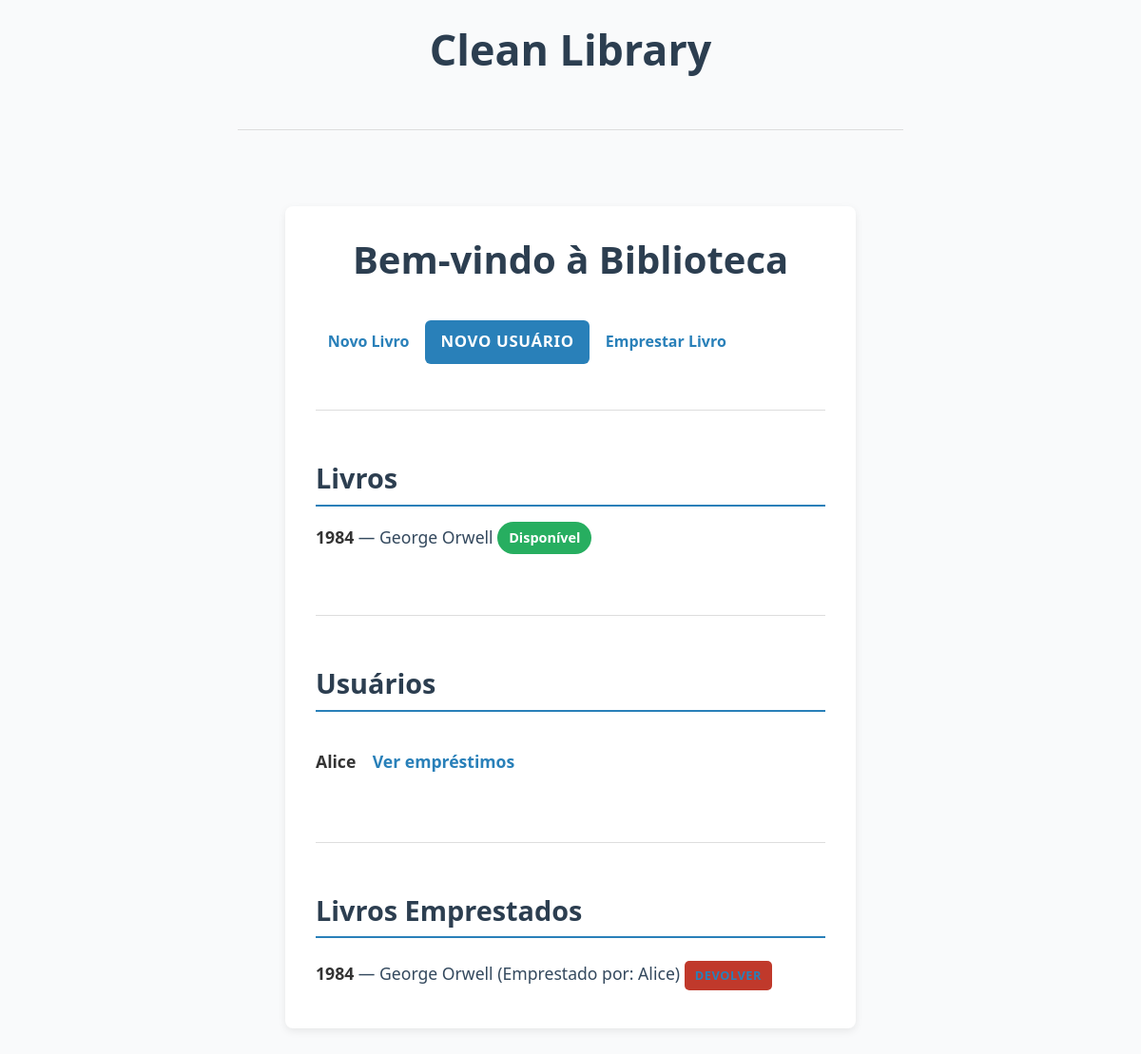
The page / on the database its author committed.
### tables this page shows
CREATE TABLE books (
    id INTEGER PRIMARY KEY AUTOINCREMENT,
    title TEXT NOT NULL,
    author TEXT NOT NULL,
    available BOOLEAN NOT NULL DEFAULT 1
);

CREATE TABLE users (
    id INTEGER PRIMARY KEY AUTOINCREMENT,
    name TEXT NOT NULL
);

### app/main.py (the view)
@app.route('/', methods=["GET"])
def home():
    books = list_books(book_repo)
    users = list_users(user_repo)
    loans = []
    for user in users:
        borrowed_books = list_books_for_user(loan_repo, user.id)
        for book in borrowed_books:
            loans.append({
                'book_id': book['id'],
                'title': book['title'],
                'author': book['author'],
                'user_name': user.name,
                'user_id': user.id,
            })
    return render_template('index.html', books=books, users=users, loans=loans)

### infra/db/database.py (called while the page is built)
def get_db_connection():
    conn = sqlite3.connect(DB_PATH)
    conn.row_factory = sqlite3.Row
    return conn

### infra/repositories/book_repository_sqlite.py (called while the page is built)
    def list_all(self) -> List[Book]:
        conn = get_db_connection()
        rows = conn.execute("SELECT * FROM books").fetchall()
        conn.close()
        return [Book(id=row["id"], title=row["title"], author=row["author"], available=bool(row["available"])) for row in rows]

### infra/repositories/loan_repository_sqlite.py (called while the page is built)
    def list_books_for_user(self, user_id: int) -> List[Mapping[str, Any]]:
        conn = get_db_connection()
        rows = conn.execute(
            """
            SELECT b.id, b.title, b.author, b.available
            FROM loans l
            JOIN books b ON b.id = l.book_id
            WHERE l.user_id = ?
            """,
            (user_id,),
        ).fetchall()
        conn.close()
        return rows

### infra/repositories/user_repository_sqlite.py (called while the page is built)
    def list_all(self) -> List[User]:
        conn = get_db_connection()
        rows = conn.execute("SELECT * FROM users").fetchall()
        conn.close()
        return [User(id=row["id"], name=row["name"]) for row in rows]

### use_cases/list_books.py (called while the page is built)
def list_books(repo: BookRepository) -> List[Book]:
    return repo.list_all()

### use_cases/list_user_loans.py (called while the page is built)
def list_books_for_user(loan_repo: LoanRepository, user_id: int) -> List[Mapping[str, Any]]:
    return loan_repo.list_books_for_user(user_id)

### use_cases/list_users.py (called while the page is built)
def list_users(repo: UserRepository) -> List[User]:
    return repo.list_all()

### app/templates/index.html (shortened to what this page needs)
{% extends 'base.html' %}
{% block content %}
<h1>Bem-vindo à Biblioteca</h1>
<div class="btn-group" role="group">
    <a href="{{ url_for('books.create') }}" class="btn btn-success">Novo Livro</a>
    <a href="{{ url_for('users.create') }}" class="btn btn-primary">Novo Usuário</a>
    <a href="{{ url_for('users.home') }}" class="btn btn-info">Emprestar Livro</a>
</div>
<hr>
<h2>Livros</h2>
{% if books %}
    <ul>
        {% for book in books %}
            <li>
                <a href="{{ url_for('books.edit', book_id=book['id']) }}">
                    <strong>{{ book['title'] }}</strong>
                </a> — {{ book['author'] }}
                <span class="badge {% if book['available'] %}badge-success{% else %}badge-danger{% endif %}">
                    {% if book['available'] %}Disponível{% else %}Emprestado{% endif %}
                </span>
            </li>
        {% endfor %}
    </ul>
{% else %}
    <p>Nenhum livro cadastrado.</p>
{% endif %}
<hr>
<h2>Usuários</h2>
{% if users %}
    <ul>
        {% for user in users %}
            <li>
                <a href="{{ url_for('users.edit', user_id=user.id) }}">
                    <strong>{{ user['name'] }}</strong>
                </a>
                <a href="{{ url_for('users.user', user_id=user.id) }}" class="btn btn-info btn-sm">Ver empréstimos</a>
            </li>
        {% endfor %}
    </ul>
{% else %}
    <p>Nenhum usuário cadastrado.</p>
{% endif %}
<hr>
<h2>Livros Emprestados</h2>
{% if loans %}
    <ul>
        {% for loan in loans %}
            <li>
                <strong>{{ loan['title'] }}</strong> — {{ loan['author'] }} (Emprestado por: {{ loan['user_name'] }})
                <a href="{{ url_for('users.return_book_route', user_id=loan['user_id'], book_id=loan['book_id']) }}" class="btn btn-danger btn-sm">Devolver</a>
            </li>
        {% endfor %}
    </ul>
{% else %}
    <p>Não há livros emprestados no momento.</p>
{% endif %}
{% endblock %}

### app/static/css/style.css (style rules this page uses)
* { box-sizing: border-box; margin: 0; padding: 0; font-family: 'Segoe UI', Tahoma, Geneva, Verdana, sans-serif; color: #333; }
body { background: #f9fafb; line-height: 1.6; padding: 1rem; min-height: 100vh; display: flex; flex-direction: column; align-items: center; }
h2 { font-size: 1.8rem; color: #34495e; margin-bottom: 1rem; border-bottom: 2px solid #2980b9; padding-bottom: 0.3rem; }
hr { border: none; height: 1px; background: #ddd; width: 100%; max-width: 700px; margin: 3rem 0; }
.badge { display: inline-block; padding: 0.35rem 0.75rem; border-radius: 20px; font-weight: 700; font-size: 0.9rem; color: white; user-select: none; }
.badge-success { background-color: #27ae60; }
.btn-primary { background: #2980b9; color: white; padding: 0.65rem 1rem; border: none; border-radius: 6px; font-weight: 700; font-size: 1.05rem; cursor: pointer; text-transform: uppercase; letter-spacing: 0.04em; transition: background-color 0.3s ease; }
a.btn { display: inline-block; margin-top: 1rem; color: #2980b9; text-decoration: none; font-weight: 600; padding: 0.4rem 0.8rem; border-radius: 5px; transition: background-color 0.3s ease, color 0.3s ease; }
.btn-danger { background-color: #c0392b; color: white; padding: 0.5rem 1rem; border: none; border-radius: 6px; font-weight: 700; font-size: 0.9rem; cursor: pointer; text-transform: uppercase; letter-spacing: 0.04em; transition: background-color 0.3s ease; margin-top: 0.8rem; align-self: flex-start; }
.btn-danger.btn-sm { padding: 0.3rem 0.7rem; font-size: 0.8rem; border-radius: 5px; margin-top: 0.5rem; }
h1, h2 { color: #2c3e50; margin-bottom: 1rem; font-weight: 900; }
h1 { font-size: 2.5rem; text-align: center; }
h2 { font-size: 1.8rem; border-bottom: 2px solid #2980b9; padding-bottom: 0.3rem; }
ul { list-style-type: none; padding-left: 0; }
li { margin-bottom: 1rem; font-size: 1.1rem; color: #34495e; }
a { color: #2980b9; text-decoration: none; font-weight: 600; transition: color 0.3s ease, background-color 0.3s ease; }
button, .btn-primary { background: #2980b9; color: #fff; border: none; padding: 0.6rem 1rem; border-radius: 6px; font-weight: 700; text-transform: uppercase; letter-spacing: 0.04em; cursor: pointer; transition: background-color 0.3s ease; font-size: 1.05rem; }
.badge { display: inline-block; padding: 0.35rem 0.75rem; border-radius: 20px; font-weight: 700; font-size: 0.9rem; color: white; user-select: none; cursor: pointer; transition: background-color 0.3s ease; }
a.btn.btn-primary { background-color: #2980b9; color: white; padding: 0.6rem 1rem; border-radius: 6px; font-weight: 700; text-transform: uppercase; letter-spacing: 0.04em; transition: background-color 0.3s ease, color 0.3s ease; display: inline-block; text-align: center; }
ul { list-style: none; padding: 0; margin: 0; margin: 0; }
li { display: inline-block; margin-right: 16px; }

### rows shown on the page
books: title "1984", author "George Orwell", available "Disponível", title "1984", author "George Orwell"
users: name "Alice", user_name "Alice"
